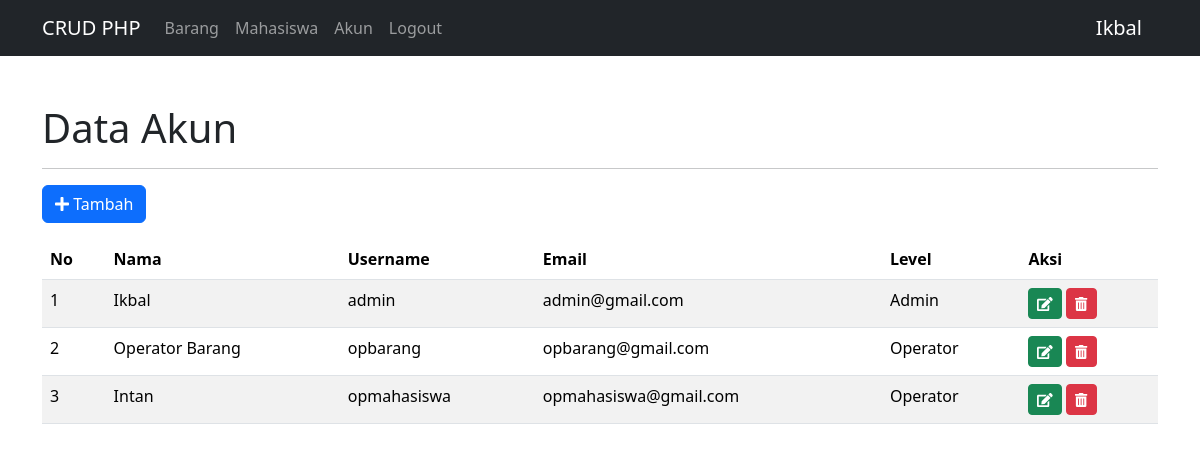
/crud-modal2.php (signed in), run on the app's committed database.
### tables this page shows
CREATE TABLE `akun` (
  `id` int(11) NOT NULL,
  `nama` varchar(100) NOT NULL,
  `username` varchar(100) NOT NULL,
  `email` varchar(50) NOT NULL,
  `password` varchar(255) NOT NULL,
  `level` varchar(2) NOT NULL
);

### config/controller.php (called while the page is built, shortened)
<?php
require_once("database.php");
function query($query) {
    global $conn;
    $result     = mysqli_query($conn, $query);
    $rows       =[];
    while ($row = mysqli_fetch_assoc($result)) {
        $rows[] = $row;
    }
    return $rows;
}

### crud-modal2.php (the view, shortened to what this page needs)
<?php
include 'layout/header2.php';
$users = query("SELECT * FROM akun");
?>
<div class="container mt-5">
    <h1>Data Akun</h1>
    <hr>
    <?php if ($_SESSION['level'] == 1) :?>
    <button type="button" class="btn btn-primary" data-bs-toggle="modal" data-bs-target="#modalTambah">
        <i class="fas fa-solid fa-plus"></i> Tambah
    </button>
    <?php endif; ?>
    <table class="table table-striped mt-3">
        <thead>
            <tr>
                <th>No</th>
                <th>Nama</th>
                <th>Username</th>
                <th>Email</th>
                <th>Level</th>
                <th>Aksi</th>
            </tr>
        </thead>
        <tbody>
            <?php $no=1;?>
            <?php if($_SESSION['level'] == 1) : ?>
            <?php foreach ($users as $user) :?>
            <tr>
                <td><?=$no++;?></td>
                <td><?=$user['nama']?></td>
                <td><?=$user['username'];?></td>
                <td><?=$user['email']?></td>
                <td><?=$user['level'] == 1 ? 'Admin' : 'Operator' ?></td>
                <td>
                    <button type="button" class="btn btn-sm btn-success" data-bs-toggle="modal"
                        data-bs-target="#modalEdit<?=$user['id'];?>" title="Edit">
                        <i class="fas fa-edit"></i>
                    </button>
                    <button type="button" class="btn btn-sm btn-danger" data-bs-toggle="modal"
                        data-bs-target="#modalHapus<?=$user['id'];?>" title="Hapus">
                        <i class=" fas fa-trash-alt"></i>
                    </button>
                </td>
            </tr>
            <?php endforeach;?>
            <?php endif; ?>
        </tbody>
    </table>
</div>
<?php include 'layout/footer2.php';?>

### layout/header2.php (shortened to what this page needs)
<!doctype html>
<html lang="en">
<head>
    <link href="https://cdn.jsdelivr.net/npm/bootstrap@5.3.3/dist/css/bootstrap.min.css" rel="stylesheet"
>
    <link rel="stylesheet" href="https://cdn.datatables.net/2.1.8/css/dataTables.bootstrap5.css">
    <link rel="stylesheet" href="https://use.fontawesome.com/releases/v5.15.4/css/all.css"
 />
</head>
<body>
    <nav class="navbar navbar-expand-lg navbar-dark bg-dark">
        <div class="container">
            <a class="navbar-brand" href="#">CRUD PHP</a>
            <div class="collapse navbar-collapse" id="navbarNav">
                <ul class="navbar-nav">
                    <?php if ($_SESSION['level'] == 1 or $_SESSION['level'] == 2) :?>
                    <li class="nav-item">
                        <a class="nav-link" href="index">Barang</a>
                    </li>
                    <?php endif; ?>
                    <?php if ($_SESSION['level'] == 1 or $_SESSION['level'] == 3) :?>
                    <li class="nav-item">
                        <a class="nav-link" href="mahasiswa">Mahasiswa</a>
                    </li>
                    <?php endif; ?>
                    <li class="nav-item">
                        <a class="nav-link" href="crud-modal">Akun</a>
                    </li>
                    <li class="nav-item">
                        <a class="nav-link" href="logout" onclick="return confirm('Yakin mau keluar ?')">Logout</a>
                    </li>
                </ul>
            </div>
            <div>
                <a class="navbar-brand" href="#"><?= $_SESSION['nama'];?></a>
            </div>
        </div>
    </nav>

### layout/footer2.php (shortened to what this page needs)
</body>
</html>

### data on the page
akun: nama "Ikbal", username "admin", email "admin@gmail.com", level "Admin"
akun: nama "Operator Barang", username "opbarang", email "opbarang@gmail.com", level "Operator"
akun: nama "Intan", username "opmahasiswa", email "opmahasiswa@gmail.com", level "Operator"

### other printed values
$_SESSION['nama'] "Ikbal"
